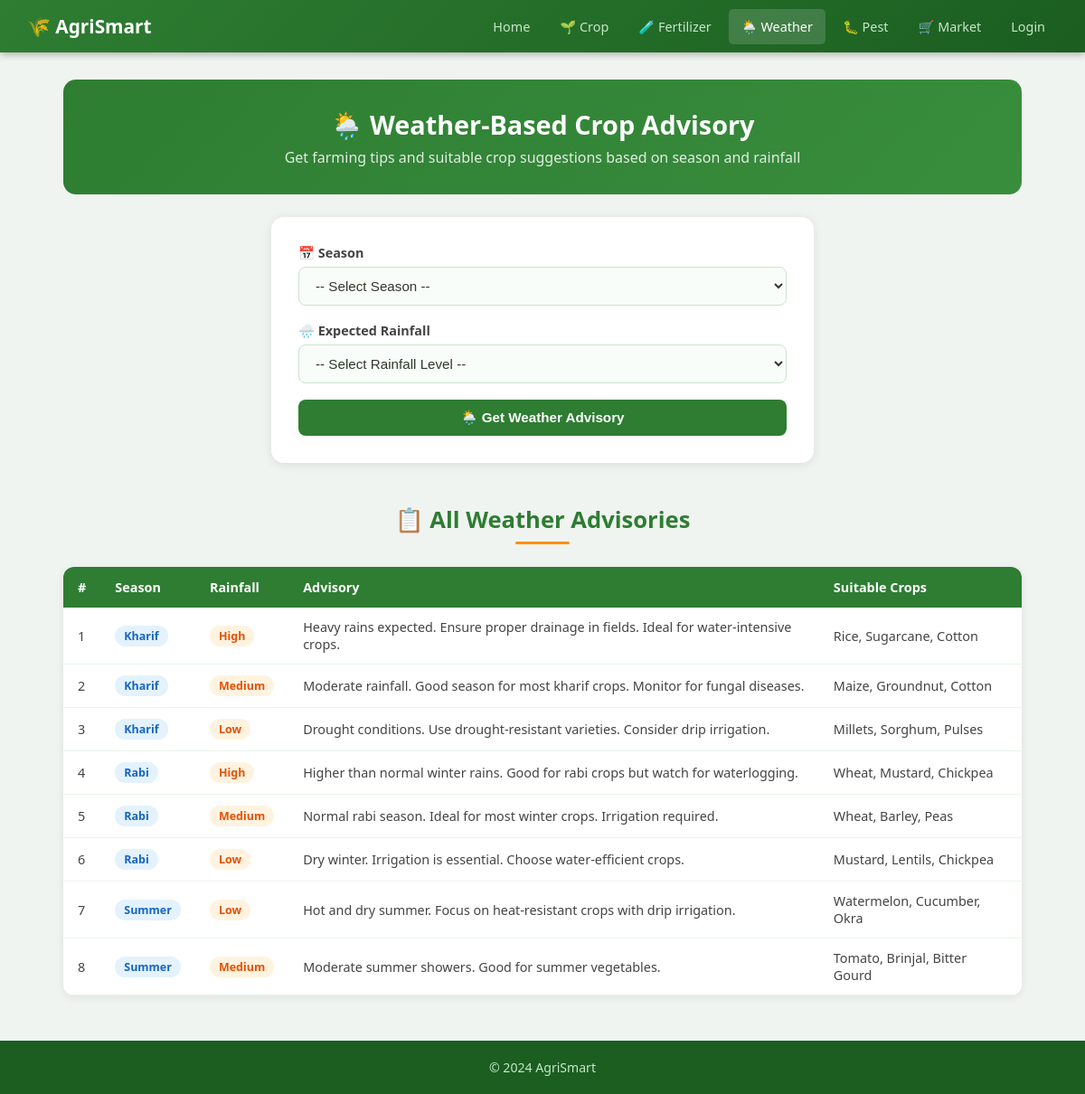
Page /weather_advisory.php on the committed database.
### tables this page shows
CREATE TABLE weather_advisory (
    id INT AUTO_INCREMENT PRIMARY KEY,
    season VARCHAR(50) NOT NULL,
    rainfall ENUM('Low','Medium','High') NOT NULL,
    advisory TEXT NOT NULL,
    suitable_crops VARCHAR(255)
);

### db.php (called while the page is built, shortened)
<?php
function safeQuery($conn, $sql) {
    $result = mysqli_query($conn, $sql);
    return $result;
}
?>

### weather_advisory.php (the view, shortened to what this page needs)
<?php
include 'db.php';
?>
<!DOCTYPE html>
<html lang="en">
<head>
    <link rel="stylesheet" href="style.css">
</head>
<body>
<nav>
    <a href="index.php" class="brand">🌾 AgriSmart</a>
    <div class="nav-links">
        <a href="index.php">Home</a>
        <a href="crop_recommend.php">🌱 Crop</a>
        <a href="fertilizer_recommend.php">🧪 Fertilizer</a>
        <a href="weather_advisory.php" class="active">🌦️ Weather</a>
        <a href="pest_disease.php">🐛 Pest</a>
        <a href="marketplace.php">🛒 Market</a>
        <?php if (isset($_SESSION['user_id'])): ?>
            <a href="logout.php" class="btn-nav">Logout</a>
        <?php else: ?>
            <a href="login.php">Login</a>
        <?php endif; ?>
    </div>
</nav>
<div class="container">
    <div class="page-header">
        <h1>🌦️ Weather-Based Crop Advisory</h1>
        <p>Get farming tips and suitable crop suggestions based on season and rainfall</p>
    </div>
    <div class="adv-form">
        <form method="post">
            <div class="form-group">
                <label>📅 Season</label>
                <select name="season" required>
                    <option value="">-- Select Season --</option>
                </select>
            </div>
            <div class="form-group">
                <label>🌧️ Expected Rainfall</label>
                <select name="rainfall" required>
                    <option value="">-- Select Rainfall Level --</option>
                </select>
            </div>
            <button type="submit" name="search" class="btn btn-green btn-full">🌦️ Get Weather Advisory</button>
        </form>
    </div>
    <h2 class="section-title" style="margin-top:45px;">📋 All Weather Advisories</h2>
    <div class="table-wrap">
        <table>
            <thead>
                <tr>
                    <th>#</th>
                    <th>Season</th>
                    <th>Rainfall</th>
                    <th>Advisory</th>
                    <th>Suitable Crops</th>
                </tr>
            </thead>
            <tbody>
            <?php
            $all = safeQuery($conn, "SELECT * FROM weather_advisory ORDER BY season");
            $i = 1;
            while ($row = mysqli_fetch_assoc($all)):
            ?>
                <tr>
                    <td><?= $i++ ?></td>
                    <td><span class="badge badge-blue"><?= $row['season'] ?></span></td>
                    <td><span class="badge badge-orange"><?= $row['rainfall'] ?></span></td>
                    <td><?= htmlspecialchars($row['advisory']) ?></td>
                    <td><?= htmlspecialchars($row['suitable_crops']) ?></td>
                </tr>
            <?php endwhile; ?>
            </tbody>
        </table>
    </div>
</div>
<footer><p>&copy; 2024 AgriSmart</p></footer>
</body>
</html>

### style.css (style rules this page uses)
* { margin: 0; padding: 0; box-sizing: border-box; }
body { font-family: 'Segoe UI', Tahoma, Geneva, Verdana, sans-serif; background: #f0f4f0; color: #2d3a2d; }
nav { background: linear-gradient(135deg, #2e7d32, #1b5e20); padding: 0 30px; display: flex; align-items: center; justify-content: space-between; box-shadow: 0 2px 8px rgba(0,0,0,0.3); position: sticky; top: 0; z-index: 100; }
nav .brand { color: #fff; font-size: 1.3rem; font-weight: 700; text-decoration: none; padding: 15px 0; display: flex; align-items: center; gap: 8px; }
nav .nav-links { display: flex; gap: 5px; flex-wrap: wrap; }
nav a { color: #c8e6c9; text-decoration: none; padding: 10px 14px; border-radius: 5px; font-size: 0.9rem; transition: background 0.2s, color 0.2s; display: inline-block; }
nav a:hover, nav a.active { background: rgba(255,255,255,0.15); color: #fff; }
.container { max-width: 1100px; margin: 30px auto; padding: 0 20px; }
.section-title { text-align: center; font-size: 1.6rem; color: #2e7d32; margin-bottom: 25px; position: relative; padding-bottom: 10px; }
.section-title::after { content: ''; position: absolute; bottom: 0; left: 50%; transform: translateX(-50%); width: 60px; height: 3px; background: #ff8f00; border-radius: 2px; }
.form-group { margin-bottom: 18px; }
.form-group label { display: block; font-weight: 600; font-size: 0.9rem; margin-bottom: 6px; color: #444; }
.form-group input, .form-group select, .form-group textarea { width: 100%; padding: 11px 14px; border: 1.5px solid #c8e6c9; border-radius: 8px; font-size: 0.95rem; transition: border-color 0.2s; background: #f9fdf9; color: #2d3a2d; }
.btn { display: inline-block; padding: 11px 22px; border-radius: 8px; font-size: 0.95rem; font-weight: 600; cursor: pointer; text-decoration: none; border: none; transition: background 0.2s, transform 0.1s; }
.btn-green { background: #2e7d32; color: #fff; }
.btn-full { width: 100%; text-align: center; }
.table-wrap { overflow-x: auto; background: #fff; border-radius: 12px; box-shadow: 0 2px 10px rgba(0,0,0,0.08); }
table { width: 100%; border-collapse: collapse; }
thead th { background: #2e7d32; color: #fff; padding: 13px 16px; text-align: left; font-size: 0.9rem; }
tbody tr { border-bottom: 1px solid #e8f5e9; }
tbody td { padding: 12px 16px; font-size: 0.9rem; color: #444; }
.badge { display: inline-block; padding: 3px 10px; border-radius: 20px; font-size: 0.78rem; font-weight: 600; }
.badge-orange { background: #fff3e0; color: #e65100; }
.badge-blue { background: #e3f2fd; color: #1565c0; }
.adv-form { background: #fff; border-radius: 14px; padding: 30px; box-shadow: 0 2px 12px rgba(0,0,0,0.09); max-width: 600px; margin: 0 auto; }
.page-header { background: linear-gradient(135deg, #2e7d32, #388e3c); color: white; padding: 30px; border-radius: 14px; margin-bottom: 25px; text-align: center; }
.page-header h1 { font-size: 1.8rem; }
.page-header p { opacity: 0.85; margin-top: 6px; }
footer { background: #1b5e20; color: #c8e6c9; text-align: center; padding: 20px; margin-top: 50px; font-size: 0.88rem; }

### rows in the picture
weather_advisory: season "Kharif", rainfall "High", advisory "Heavy rains expected. Ensure proper drainage in fields. Ideal for water-intensive crops.", suitable_crops "Rice, Sugarcane, Cotton"
weather_advisory: season "Kharif", rainfall "Medium", advisory "Moderate rainfall. Good season for most kharif crops. Monitor for fungal diseases.", suitable_crops "Maize, Groundnut, Cotton"
weather_advisory: season "Kharif", rainfall "Low", advisory "Drought conditions. Use drought-resistant varieties. Consider drip irrigation.", suitable_crops "Millets, Sorghum, Pulses"
weather_advisory: season "Rabi", rainfall "High", advisory "Higher than normal winter rains. Good for rabi crops but watch for waterlogging.", suitable_crops "Wheat, Mustard, Chickpea"
weather_advisory: season "Rabi", rainfall "Medium", advisory "Normal rabi season. Ideal for most winter crops. Irrigation required.", suitable_crops "Wheat, Barley, Peas"
weather_advisory: season "Rabi", rainfall "Low", advisory "Dry winter. Irrigation is essential. Choose water-efficient crops.", suitable_crops "Mustard, Lentils, Chickpea"
weather_advisory: season "Summer", rainfall "Low", advisory "Hot and dry summer. Focus on heat-resistant crops with drip irrigation.", suitable_crops "Watermelon, Cucumber, Okra"
weather_advisory: season "Summer", rainfall "Medium", advisory "Moderate summer showers. Good for summer vegetables.", suitable_crops "Tomato, Brinjal, Bitter Gourd"
